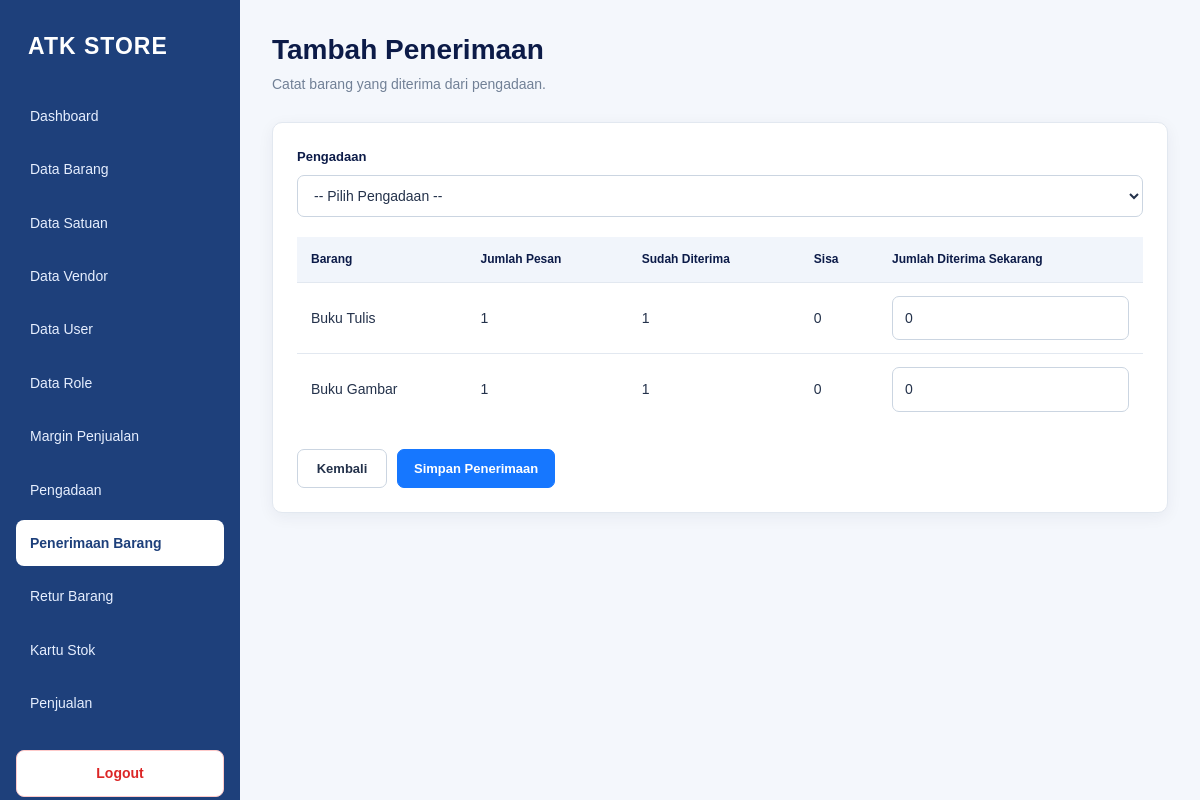
The app's page /tambah_penerimaan.php?idpengadaan=7 (signed in) with its own data.
### tables this page shows
CREATE TABLE `detail_pengadaan` (
  `iddetail_pengadaan` bigint(20) NOT NULL,
  `harga_satuan` int(11) NOT NULL,
  `jumlah` int(11) NOT NULL,
  `sub_total` int(11) NOT NULL,
  `idbarang` int(11) NOT NULL,
  `idpengadaan` bigint(20) NOT NULL
);

CREATE TABLE `barang` (
  `idbarang` int(11) NOT NULL,
  `jenis` char(1) DEFAULT NULL,
  `nama` varchar(45) DEFAULT NULL,
  `idsatuan` int(11) DEFAULT NULL,
  `status` tinyint(4) DEFAULT NULL,
  `harga` int(11) DEFAULT NULL
);

### tambah_penerimaan.php (the view, shortened to what this page needs)
<?php
require 'config/database.php';
$idpengadaanDipilih = (int) (
    $_POST['idpengadaan']
    ?? $_GET['idpengadaan']
    ?? 0
);
function e($nilai)
{
    return htmlspecialchars(
        (string) $nilai,
        ENT_QUOTES,
        'UTF-8'
    );
}
$detailTampil = [];
if ($idpengadaanDipilih > 0) {
    $stmt = $pdo->prepare("
        SELECT
            d.iddetail_pengadaan,
            d.idbarang,
            b.nama,
            d.jumlah,
            d.harga_satuan
        FROM detail_pengadaan AS d
        INNER JOIN barang AS b
            ON b.idbarang = d.idbarang
        WHERE d.idpengadaan = ?
        ORDER BY d.iddetail_pengadaan ASC
    ");
    $stmt->execute([$idpengadaanDipilih]);
    $detailTampil = $stmt->fetchAll(
        PDO::FETCH_ASSOC
    );
}
?>
<!DOCTYPE html>
<html lang="id">
<head>
    <link rel="stylesheet" href="assets/style.css?v=105">
</head>
<body>
<?php require 'includes/sidebar.php'; ?>
<main class="main-content">
    <header class="page-header">
        <div>
            <h1>Tambah Penerimaan</h1>
            <p>Catat barang yang diterima dari pengadaan.</p>
        </div>
    </header>
    <section class="card">
        <form method="POST">
            <div class="form-group">
                <label for="idpengadaan">Pengadaan</label>
                <select
                    name="idpengadaan"
                    id="idpengadaan"
                    class="form-control"
                    required
                    onchange="this.form.submit();"
                >
                    <option value="">-- Pilih Pengadaan --</option>
                </select>
            </div>
            <?php if ($detailTampil): ?>
                <div class="table-wrapper">
                    <table>
                        <thead>
                            <tr>
                                <th>Barang</th>
                                <th>Jumlah Pesan</th>
                                <th>Sudah Diterima</th>
                                <th>Sisa</th>
                                <th>Jumlah Diterima Sekarang</th>
                            </tr>
                        </thead>
                        <tbody>
                            <?php foreach ($detailTampil as $d): ?>
                                <tr>
                                    <td><?= e($d['nama']) ?></td>
                                    <td>
                                        <?= (int) $d['jumlah'] ?>
                                    </td>
                                    <td>
                                        <?= (int) $d['sudah_terima'] ?>
                                    </td>
                                    <td>
                                        <?= (int) $d['sisa'] ?>
                                    </td>
                                    <td>
                                        <input
                                            type="number"
                                            class="form-control"
                                            name="jumlah_terima[<?= (int) $d['iddetail_pengadaan'] ?>]"
                                            min="0"
                                            max="<?= (int) $d['sisa'] ?>"
                                            value="<?= e(
                                                $_POST['jumlah_terima'][$d['iddetail_pengadaan']]
                                                ?? '0'
                                            ) ?>"
                                            <?= $d['sisa'] === 0
                                                ? 'disabled'
                                                : '' ?>
                                        >
                                    </td>
                                </tr>
                            <?php endforeach; ?>
                        </tbody>
                    </table>
                </div>
                <div class="form-actions">
                    <a
                        href="data_penerimaan.php"
                        class="btn btn-secondary"
                    >
                        Kembali
                    </a>
                    <button
                        type="submit"
                        name="simpan_penerimaan"
                        value="1"
                        class="btn btn-primary"
                    >
                        Simpan Penerimaan
                    </button>
                </div>
            <?php endif; ?>
        </form>
    </section>
</main>
</body>
</html>

### assets/style.css (style rules this page uses)
:root { --navy: #0c1b48; --sidebar: #1e407b; --sidebar-hover: #2f5fa5; --primary: #1677ff; --primary-hover: #0f5fd1; --background: #f4f7fc; --white: #ffffff; --text: #24324b; --muted: #718096; --border: #e2e8f0; --danger: #dc2626; --danger-hover: #b91c1c; --radius: 10px; --shadow: 0 4px 16px rgba(12, 27, 72, 0.06); }
* { box-sizing: border-box; }
html { min-height: 100%; }
body { margin: 0; font-family: Arial, Helvetica, sans-serif; font-size: 14px; line-height: 1.6; color: var(--text); background: var(--background); }
a { color: inherit; text-decoration: none; }
button, input, select, textarea { font: inherit; }
.main-content { min-height: 100vh; margin-left: 240px; padding: 32px; }
.page-header { display: flex; justify-content: space-between; align-items: center; gap: 20px; margin-bottom: 26px; }
.page-header h1 { margin: 0 0 5px; color: var(--navy); font-size: 28px; font-weight: 750; line-height: 1.3; }
.page-header p { margin: 0; color: var(--muted); font-size: 14px; }
.card { margin-bottom: 24px; padding: 24px; background: var(--white); border: 1px solid var(--border); border-radius: var(--radius); box-shadow: var(--shadow); }
.btn { display: inline-flex; justify-content: center; align-items: center; gap: 6px; padding: 9px 16px; border: 1px solid transparent; border-radius: 7px; cursor: pointer; font-size: 13px; font-weight: 700; line-height: 1.5; text-align: center; white-space: nowrap; transition: background 0.2s ease, border-color 0.2s ease; }
.btn-primary { color: var(--white); background: var(--primary); border-color: var(--primary); }
.btn-secondary { color: var(--text); background: var(--white); border-color: #cbd5e1; }
table { width: 100%; border-collapse: collapse; background: var(--white); }
thead { background: #f1f5fb; }
th { padding: 13px 14px; color: var(--navy); border-bottom: 1px solid var(--border); font-size: 12px; font-weight: 800; text-align: left; white-space: nowrap; }
td { padding: 13px 14px; color: var(--text); border-bottom: 1px solid var(--border); vertical-align: middle; }
tbody tr:last-child td { border-bottom: none; }
.form-group { display: flex; flex-direction: column; gap: 7px; margin-bottom: 20px; }
.form-group label { color: var(--navy); font-size: 13px; font-weight: 700; }
.form-control, input[type="text"], input[type="number"], input[type="password"], input[type="email"], input[type="date"], select, textarea { width: 100%; min-height: 42px; padding: 10px 12px; color: var(--text); background: var(--white); border: 1px solid #cbd5e1; border-radius: 7px; outline: none; }
.form-actions { display: flex; align-items: center; flex-wrap: wrap; gap: 10px; margin-top: 24px; }
.form-actions .btn { min-width: 90px; }

### records on screen
detail_pengadaan: idbarang.nama "Buku Tulis", jumlah "1", sisa "0", iddetail_pengadaan "0"
detail_pengadaan: idbarang.nama "Buku Gambar", jumlah "1", sisa "0", iddetail_pengadaan "0"
